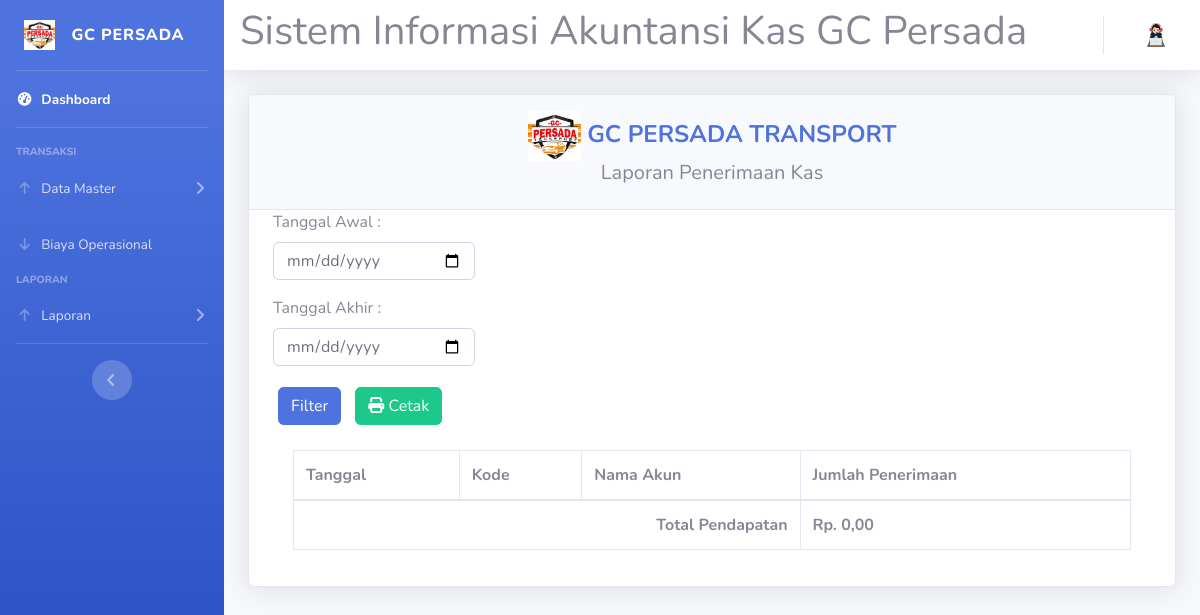
The page /laporan-penerimaan-kas.php on the database as committed earlier.
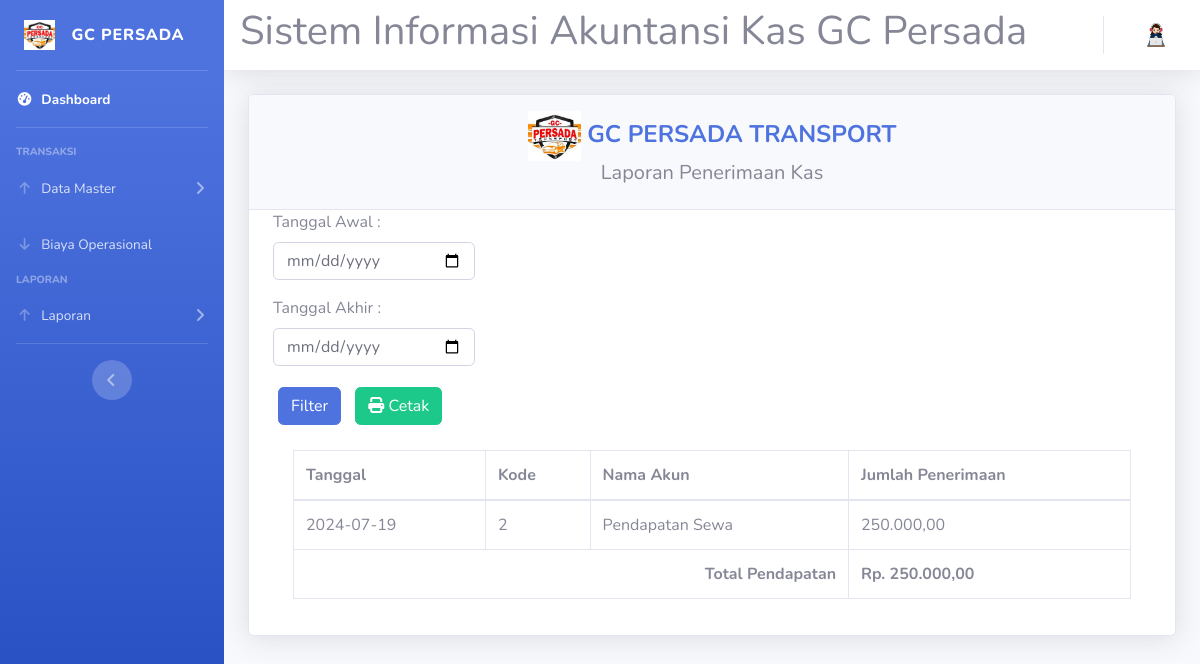
The same page on the database as committed later.
### tables this page shows
CREATE TABLE `pendapatan_sewa` (
  `id_pendapatan` int(4) NOT NULL,
  `id_akun` varchar(15) NOT NULL,
  `id_pelanggan` varchar(4) NOT NULL,
  `id_sewa` int(2) NOT NULL,
  `id_bayar` varchar(15) NOT NULL,
  `nama_pendapatan` varchar(20) NOT NULL,
  `tgl_pendapatan` date NOT NULL,
  `jumlah_pendapatan` int(11) NOT NULL
);

### laporan-penerimaan-kas.php (the view, shortened to what this page needs)
<?php
require 'koneksi.php';
?>
<!DOCTYPE html>
<html lang="en">
<head>
    <link href="vendor/fontawesome-free/css/all.min.css" rel="stylesheet" type="text/css">
    <link href="css/sb-admin-2.min.css" rel="stylesheet">
</head>
<body id="page-top">
    <div id="content">
        <?php
        $role = $_SESSION['role_id'];
        $role == '2' ? require('sidebar-pemilik.php') : require('sidebar.php');
        require 'navbar.php';
        ?>
        <div class="container">
            <div class="card shadow mb-3">
                <div class="card-header py-3 text-center">
                    <h4 class="m-0 font-weight-bold text-primary"><img src="img/logo.jpg" height="50px auto"> GC PERSADA TRANSPORT</h4>
                    <h5>Laporan Penerimaan Kas</h5>
                </div>
                <div class="container-fluid">
                    <div class="row">
                        <div class="col-md-3">
                            <div class="form-group">
                                <label for="tanggal_awal">Tanggal Awal :</label>
                                <input type="date" class="form-control" id="tanggal_awal" name="tanggal_awal" value="<?php echo isset($_GET['tanggal_awal']) ? $_GET['tanggal_awal'] : ''; ?>">
                            </div>
                            <div class="form-group">
                                <label for="tanggal_akhir">Tanggal Akhir :</label>
                                <input type="date" class="form-control" id="tanggal_akhir" name="tanggal_akhir" value="<?php echo isset($_GET['tanggal_akhir']) ? $_GET['tanggal_akhir'] : ''; ?>">
                            </div>
                        </div>
                    </div>
                    <button type="button" class="btn btn-primary" style="margin:5px" onclick="applyFilter()">Filter</button>
                    <button type="button" class="btn btn-success" style="margin:5px" onclick="window.print()"><i class="fa fa-print"></i> Cetak</button><br>
                    <div class="card-body">
                        <div class="table-responsive">
                            <table class="table table-bordered" id="dataTable" width="100%" cellspacing="0">
                                <thead>
                                    <tr>
                                        <th>Tanggal</th>
                                        <th>Kode</th>
                                        <th>Nama Akun</th>
                                        <th>Jumlah Penerimaan</th>
                                    </tr>
                                </thead>
                                <tbody>
                                    <?php
                                    $totalPendapatan = 0;
                                    $totalNominal = 0;
                                    $tanggal_awal = isset($_GET['tanggal_awal']) ? $_GET['tanggal_awal'] : date('Y-m-d');
                                    $tanggal_akhir = isset($_GET['tanggal_akhir']) ? $_GET['tanggal_akhir'] : date('Y-m-d');
                                    $queryPendapatan = mysqli_query($koneksi, "SELECT * FROM pendapatan_sewa WHERE tgl_pendapatan BETWEEN '$tanggal_awal' AND '$tanggal_akhir'");
                                    while ($data = mysqli_fetch_assoc($queryPendapatan)) :
                                        $jumlah_penerimaan = $data['jumlah_pendapatan'];
                                        $totalPendapatan += $jumlah_penerimaan;
                                    ?>
                                        <tr>
                                            <td><?= $data['tgl_pendapatan'] ?></td>
                                            <td><?= $data['id_pendapatan'] ?></td>
                                            <td><?= $data['nama_pendapatan'] ?></td>
                                            <td><?= number_format($data['jumlah_pendapatan'], 2, ',', '.'); ?></td>
                                        </tr>
                                    <?php endwhile; ?>
                                </tbody>
                                <tfoot>
                                    <tr>
                                        <th colspan="3" style="text-align: right;">Total Pendapatan</th>
                                        <th>Rp. <?= number_format($totalPendapatan + $totalNominal, 2, ',', '.'); ?></th>
                                    </tr>
                                </tfoot>
                            </table>
                        </div>
                    </div>
                </div>
            </div>
        </div>
</body>
</html>

Rows that differ between the two databases and show on the page:
added pendapatan_sewa: tgl_pendapatan "2024-07-19", id_pendapatan "2", nama_pendapatan "Pendapatan Sewa", jumlah_pendapatan "250.000,00"
Other text that changed with them:
$totalPendapatan + $totalNominal: "0,00" → "250.000,00"
